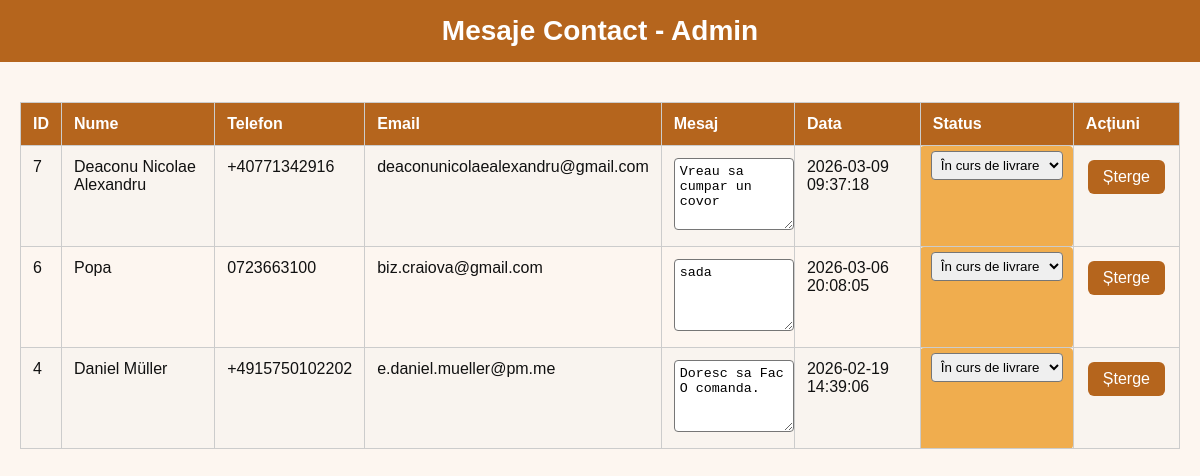
The app's page /admin_messages.php with its own data.
### tables this page shows
CREATE TABLE `contact_messages` (
  `id` int(11) NOT NULL,
  `name` mediumtext NOT NULL,
  `phone` varchar(20) DEFAULT NULL,
  `email` mediumtext NOT NULL,
  `message` mediumtext NOT NULL,
  `created_at` timestamp NULL DEFAULT current_timestamp(),
  `status` varchar(50) DEFAULT 'În curs de livrare'
);

### admin_messages.php (the view, shortened to what this page needs)
<?php
$host = 'localhost';
$db   = 'magazi15_ShergeiCovoare';
$user = 'magazi15_Alex';
$pass = 'lFG;;pevW4DJ?zKD';
$charset = 'utf8mb4';
try {
    $pdo = new PDO(
        "mysql:host=$host;dbname=$db;charset=$charset",
        $user,
        $pass,
        [
            PDO::ATTR_ERRMODE => PDO::ERRMODE_EXCEPTION,
            PDO::ATTR_DEFAULT_FETCH_MODE => PDO::FETCH_ASSOC
        ]
    );
} catch (PDOException $e) {
    die("Conexiune baza de date esuata: " . $e->getMessage());
}
$messages = $pdo->query("SELECT * FROM contact_messages ORDER BY id DESC")->fetchAll();
?>
<!DOCTYPE html>
<html lang="ro">
<head>
</head>
<body>
<header>
<h1>Mesaje Contact - Admin</h1>
</header>
<div class="container">
<table>
<tr>
<th>ID</th>
<th>Nume</th>
<th>Telefon</th>
<th>Email</th>
<th>Mesaj</th>
<th>Data</th>
<th>Status</th>
<th>Acțiuni</th>
</tr>
<?php foreach($messages as $m){
    $class = '';
    if($m['status']=='În curs de livrare') $class='curs';
    elseif($m['status']=='Primit de Courier') $class='courier';
    elseif($m['status']=='Livrat') $class='livrat';
?>
<tr id="row-<?= $m['id'] ?>">
<td><?= $m['id'] ?></td>
<td><?= htmlspecialchars($m['name']) ?></td>
<td><?= htmlspecialchars($m['phone']) ?></td>
<td><?= htmlspecialchars($m['email']) ?></td>
<td>
<textarea onchange="updateMessage(<?= $m['id'] ?>, this.value)"><?= htmlspecialchars($m['message']) ?></textarea>
</td>
<td><?= $m['created_at'] ?></td>
<td class="status <?= $class ?>">
<select onchange="updateStatus(<?= $m['id'] ?>, this.value)">
<option value="În curs de livrare" <?= ($m['status']=='În curs de livrare')?'selected':'' ?>>În curs de livrare</option>
</select>
</td>
<td>
<a href="#" onclick="deleteMessage(<?= $m['id'] ?>)" class="btn">Șterge</a>
</td>
</tr>
<?php } ?>
</table>
</div>
</body>
</html>

### admin_messages.php (style rules this page uses)
body { margin:0; font-family:Arial,sans-serif; background:#fdf6f0; color:#111; }
header { background:#b5651d; color:#fff; padding:15px 20px; text-align:center; }
header h1 { margin:0; font-size:28px; }
.container { padding:20px; max-width:1200px; margin:auto; }
table { width:100%; border-collapse:collapse; margin-top:20px; }
th, td { padding:12px; border:1px solid #ccc; text-align:left; vertical-align:top; }
th { background:#b5651d; color:#fff; }
tr:nth-child(even) { background:#f9f4ef; }
select, textarea { padding:5px; border-radius:4px; }
textarea { width:100%; height:60px; }
.status { padding:5px 10px; border-radius:4px; color:#fff; text-align:center; }
.status.curs { background:#f0ad4e; }
a.btn { display:inline-block; padding:8px 15px; background:#b5651d; color:#fff; border-radius:6px; text-decoration:none; margin:2px; }

### records on screen
contact_messages: id "7", name "Deaconu Nicolae Alexandru", phone "+40771342916", email "deaconunicolaealexandru@gmail.com", id+message "Vreau sa cumpar un covor", created_at "2026-03-09 09:37:18", status+id "În curs de livrare"
contact_messages: id "6", name "Popa", phone "0723663100", email "biz.craiova@gmail.com", id+message "sada", created_at "2026-03-06 20:08:05", status+id "În curs de livrare"
contact_messages: id "4", name "Daniel Müller", phone "+4915750102202", email "e.daniel.mueller@pm.me", id+message "Doresc sa Fac O comanda.", created_at "2026-02-19 14:39:06", status+id "În curs de livrare"
